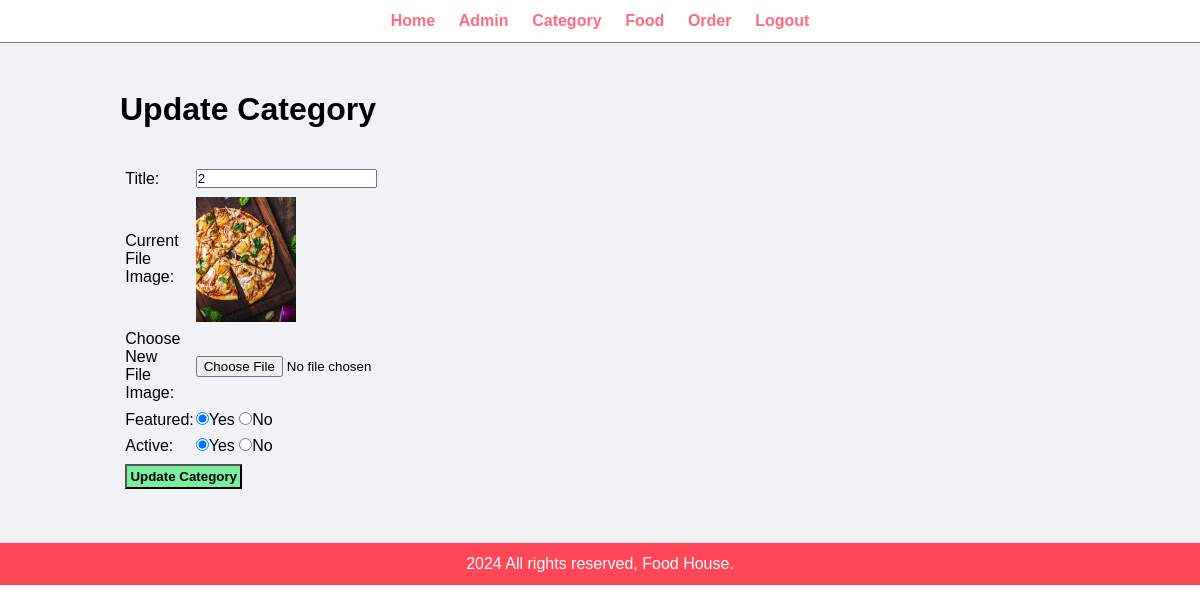
The app's page /admin/update-category.php?id=8 (signed in) with its own data.
### tables this page shows
CREATE TABLE `tbl_category` (
  `id` int(10) UNSIGNED NOT NULL,
  `title` varchar(100) NOT NULL,
  `image_name` varchar(255) NOT NULL,
  `featured` varchar(10) NOT NULL,
  `active` varchar(10) NOT NULL
);

### admin/update-category.php (the view, shortened to what this page needs)
<?php include ('partials/menu.php') ?>
<div class="main-content">
    <div class="wrapper">
        <h1>Update Category</h1>
        <br />
        <br />
        <?php
        $id = $_GET['id'];
        $sql = "SELECT * FROM tbl_category WHERE id = $id";
        $res = mysqli_query($conn, $sql) or die(mysqli_error($conn));
        if ($res == TRUE) {
            $count = mysqli_num_rows($res);
            if ($count == 1) {
                $row = mysqli_fetch_assoc($res);
                $title = $row['title'];
                $image_name = $row['image_name'];
                $featured = $row['featured'];
                $active = $row['active'];
            } else {
                header('location:' . SITEURL . 'admin/manage-category.php');
            }
        }
        ?>
        <form action="" method="POST" enctype="multipart/form-data">
            <table class="tbl-30">
                <tr>
                    <td>Title: </td>
                    <td><input type="text" name="title" value="<?php echo $title ?>"></td>
                </tr>
                <tr>
                    <td>Current File Image: </td>
                    <td>
                        <?php
                        if ($image_name != '') {
                            ?><img src="<?php echo SITEURL ?>/images/category/<?php echo $image_name; ?>"
                                width="100px" />
                            <?php
                        } else {
                            echo "<div class='error'>Image Not Added</div>";
                        }
                        ?>
                    </td>
                </tr>
                <tr>
                    <td>Choose New File Image: </td>
                    <td><input type="file" name="image"></td>
                </tr>
                <tr>
                    <td>Featured: </td>
                    <td>
                        <input <?php if ($featured == "Yes") {
                            echo "checked";
                        } ?> type="radio" name="featured"
                            value="Yes">Yes
                        <input <?php if ($featured == "No") {
                            echo "checked";
                        } ?> type="radio" name="featured"
                            value="No">No
                    </td>
                </tr>
                <tr>
                    <td>Active: </td>
                    <td>
                        <input <?php if ($active == "Yes") {
                            echo "checked";
                        } ?> type="radio" name="active"
                            value="Yes">Yes
                        <input <?php if ($active == "No") {
                            echo "checked";
                        } ?> type="radio" name="active" value="No">No
                    </td>
                </tr>
                <tr>
                    <td colspan="2">
                        <input type="submit" name="submit" value="Update Category" class="btn-secondary">
                    </td>
                </tr>
            </table>
        </form>
    </div>
</div>
<?php include ('partials/footer.php') ?>

### css/admin.css (style rules this page uses)
* { margin: 0; padding: 0; font-family: Arial, Helvetica, sans-serif; }
.wrapper { padding: 1%; width: 80%; margin: 0 auto; }
.tbl-30 { width: 30%; }
table tr td { padding: 1%; }
.btn-secondary { background-color: #7bed9f; padding: 1%; color: black; text-decoration: none; font-weight: bold; }
.main-content { background-color: #f1f2f6; padding: 3% 0 ; }

### records on screen
tbl_category: title "2", image_name (picture), featured "☑", active "☑"
